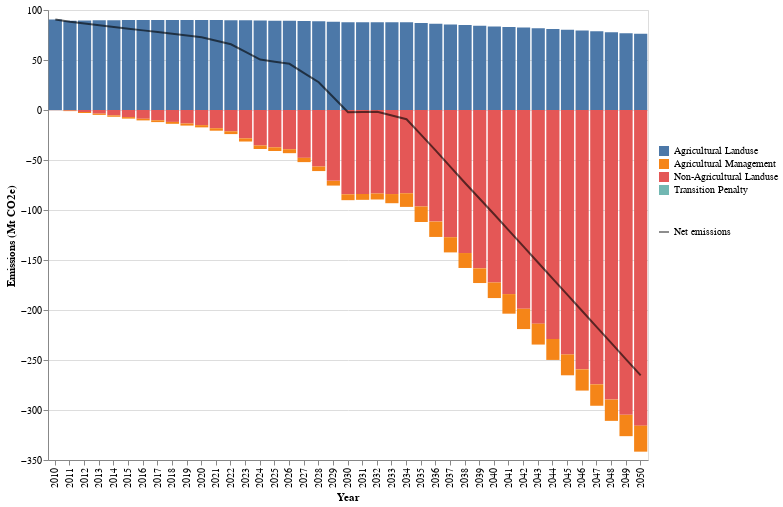

The code cell stored with this chart in its notebook:
### Code cell
# HIDE CODE 
individual_plot

### Figure 1 — Vega-Lite specification as saved in the notebook (floating-point values rounded to 4 significant figures; data arrays with more than 128 entries replaced by an {"elided": "..."} marker saying what was removed)
{"config": {"view": {"continuousWidth": 300, "continuousHeight": 300}}, "layer": [{"data": {"name": "data-f62c7b27c3d8d8c7f5351641c098f67f"}, "mark": {"type": "bar"}, "encoding": {"color": {"field": "base_name", "legend": {"direction": "vertical", "legendX": 610, "legendY": 135.0, "orient": "none", "title": null, "titleAnchor": "middle"}, "type": "nominal"}, "tooltip": [{"field": "base_name", "title": "GHG Category", "type": "nominal"}, {"field": "GHG_sum_Mt", "format": ",.2f", "title": "Emissions (Mt CO2e)", "type": "quantitative"}], "x": {"axis": {"labelAngle": -90, "title": "Year"}, "field": "year", "type": "ordinal"}, "y": {"field": "GHG_sum_Mt", "title": "Emissions (Mt CO2e)", "type": "quantitative"}}}, {"data": {"name": "data-ffa04de892637d64049cb4cef9952dc5"}, "mark": {"type": "line", "opacity": 0.6}, "encoding": {"color": {"field": "Net_emission_color", "legend": {"direction": "vertical", "legendX": 610, "legendY": 216.0, "orient": "none", "title": null, "titleAnchor": "middle"}, "scale": {"range": ["black"]}, "type": "nominal"}, "tooltip": [{"field": "Net_emission", "format": ",.2f", "title": "Net Quantity (Mt CO2e)", "type": "quantitative"}], "x": {"field": "year", "type": "ordinal"}, "y": {"field": "Net_emission", "title": "Emissions (Mt CO2e)", "type": "quantitative"}}, "transform": [{"calculate": "datum.year > 0 ? \"Net emissions\" : \"Net emissions\"", "as": "Net_emission_color"}]}], "height": 450, "resolve": {"scale": {"color": "independent"}}, "width": 600, "$schema": "https://vega.github.io/schema/vega-lite/v5.15.1.json", "datasets": {"data-f62c7b27c3d8d8c7f5351641c098f67f": {"elided": "164 records"}, "data-ffa04de892637d64049cb4cef9952dc5": [{"year": 2010, "Net_emission": 90.4, "Net_emission_cum": 90.4}, {"year": 2011, "Net_emission": 88.27, "Net_emission_cum": 178.7}, {"year": 2012, "Net_emission": 86.54, "Net_emission_cum": 265.2}, {"year": 2013, "Net_emission": 84.81, "Net_emission_cum": 350.0}, {"year": 2014, "Net_emission": 83.08, "Net_emission_cum": 433.1}, {"year": 2015, "Net_emission": 81.35, "Net_emission_cum": 514.5}, {"year": 2016, "Net_emission": 79.63, "Net_emission_cum": 594.1}, {"year": 2017, "Net_emission": 77.89, "Net_emission_cum": 672.0}, {"year": 2018, "Net_emission": 76.17, "Net_emission_cum": 748.2}, {"year": 2019, "Net_emission": 74.44, "Net_emission_cum": 822.6}, {"year": 2020, "Net_emission": 72.71, "Net_emission_cum": 895.3}, {"year": 2021, "Net_emission": 69.23, "Net_emission_cum": 964.5}, {"year": 2022, "Net_emission": 65.74, "Net_emission_cum": 1030.0}, {"year": 2023, "Net_emission": 58.11, "Net_emission_cum": 1088.0}, {"year": 2024, "Net_emission": 50.48, "Net_emission_cum": 1139.0}, {"year": 2025, "Net_emission": 48.34, "Net_emission_cum": 1187.0}, {"year": 2026, "Net_emission": 46.19, "Net_emission_cum": 1233.0}, {"year": 2027, "Net_emission": 36.96, "Net_emission_cum": 1270.0}, {"year": 2028, "Net_emission": 27.73, "Net_emission_cum": 1298.0}, {"year": 2029, "Net_emission": 12.71, "Net_emission_cum": 1311.0}, {"year": 2030, "Net_emission": -2.304, "Net_emission_cum": 1308.0}, {"year": 2031, "Net_emission": -2.005, "Net_emission_cum": 1306.0}, {"year": 2032, "Net_emission": -1.711, "Net_emission_cum": 1305.0}, {"year": 2033, "Net_emission": -5.46, "Net_emission_cum": 1299.0}, {"year": 2034, "Net_emission": -9.212, "Net_emission_cum": 1290.0}, {"year": 2035, "Net_emission": -24.94, "Net_emission_cum": 1265.0}, {"year": 2036, "Net_emission": -40.63, "Net_emission_cum": 1225.0}, {"year": 2037, "Net_emission": -56.82, "Net_emission_cum": 1168.0}, {"year": 2038, "Net_emission": -73.01, "Net_emission_cum": 1095.0}, {"year": 2039, "Net_emission": -88.77, "Net_emission_cum": 1006.0}, {"year": 2040, "Net_emission": -104.5, "Net_emission_cum": 901.4}, {"year": 2041, "Net_emission": -120.6, "Net_emission_cum": 780.8}, {"year": 2042, "Net_emission": -136.7, "Net_emission_cum": 644.2}, {"year": 2043, "Net_emission": -152.8, "Net_emission_cum": 491.4}, {"year": 2044, "Net_emission": -168.8, "Net_emission_cum": 322.6}, {"year": 2045, "Net_emission": -184.9, "Net_emission_cum": 137.6}, {"year": 2046, "Net_emission": -201.0, "Net_emission_cum": -63.38}, {"year": 2047, "Net_emission": -217.1, "Net_emission_cum": -280.5}, {"year": 2048, "Net_emission": -233.2, "Net_emission_cum": -513.7}, {"year": 2049, "Net_emission": -249.3, "Net_emission_cum": -763.0}, {"year": 2050, "Net_emission": -265.4, "Net_emission_cum": -1028.0}]}}
